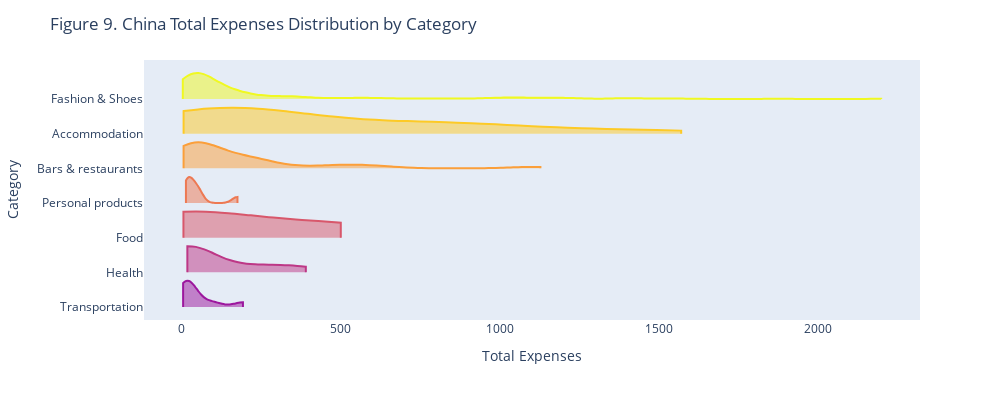

The cell this chart's notebook holds for it:
### Code cell
fig = px.violin(df_china , y='category',x="amount", color = 'category', color_discrete_sequence=px.colors.sequential.Plasma_r)
fig.update_traces(orientation='h', side='positive', width=1.5, points=False,spanmode ='hard')
fig.update_layout(title='Figure 9. China Total Expenses Distribution by Category',xaxis_showgrid=False, xaxis_zeroline=False, yaxis_title='Category', xaxis_title='Total Expenses', yaxis = dict(tickmode='linear'), showlegend=False, width=1000, height=400,violinmode='group')
fig.show()

### Figure 1 — Plotly figure (JSON) as saved in the notebook; plotly's stock layout.template omitted (floating-point values rounded to 4 significant figures; data arrays with more than 128 entries replaced by an {"elided": "..."} marker saying what was removed)
{"data": [{"alignmentgroup": "True", "box": {"visible": false}, "hovertemplate": "category=%{y}<br>amount=%{x}<extra></extra>", "legendgroup": "Fashion & Shoes", "marker": {"color": "#f0f921"}, "name": "Fashion & Shoes", "offsetgroup": "Fashion & Shoes", "orientation": "h", "points": false, "scalegroup": "True", "showlegend": true, "side": "positive", "spanmode": "hard", "type": "violin", "width": 1.5, "x": {"elided": "242 float values"}, "x0": " ", "xaxis": "x", "y": {"elided": "242 str values"}, "y0": " ", "yaxis": "y"}, {"alignmentgroup": "True", "box": {"visible": false}, "hovertemplate": "category=%{y}<br>amount=%{x}<extra></extra>", "legendgroup": "Accommodation", "marker": {"color": "#fdca26"}, "name": "Accommodation", "offsetgroup": "Accommodation", "orientation": "h", "points": false, "scalegroup": "True", "showlegend": true, "side": "positive", "spanmode": "hard", "type": "violin", "width": 1.5, "x": [155.6, 23.98, 865.9, 60, 674.9, 345.2, 5.49, 25.15, 85, 352.4, 1183.0, 692.6, 63.54, 12.99, 786.5, 92.32, 324, 1571.0, 66.99, 865.9, 524, 312.6, 881.4, 210, 242, 363.6, 1000, 1398.0, 114.5, 47.15, 90.15], "x0": " ", "xaxis": "x", "y": ["Accommodation", "Accommodation", "Accommodation", "Accommodation", "Accommodation", "Accommodation", "Accommodation", "Accommodation", "Accommodation", "Accommodation", "Accommodation", "Accommodation", "Accommodation", "Accommodation", "Accommodation", "Accommodation", "Accommodation", "Accommodation", "Accommodation", "Accommodation", "Accommodation", "Accommodation", "Accommodation", "Accommodation", "Accommodation", "Accommodation", "Accommodation", "Accommodation", "Accommodation", "Accommodation", "Accommodation"], "y0": " ", "yaxis": "y"}, {"alignmentgroup": "True", "box": {"visible": false}, "hovertemplate": "category=%{y}<br>amount=%{x}<extra></extra>", "legendgroup": "Bars & restaurants", "marker": {"color": "#fb9f3a"}, "name": "Bars & restaurants", "offsetgroup": "Bars & restaurants", "orientation": "h", "points": false, "scalegroup": "True", "showlegend": true, "side": "positive", "spanmode": "hard", "type": "violin", "width": 1.5, "x": [1084.0, 123, 38.5, 16.26, 205.6, 19.85, 56.86, 56.6, 190.9, 55.97, 610, 53.95, 59.5, 235.5, 25.33, 23.88, 268.3, 16.1, 13.5, 39.75, 113.6, 51.33, 101, 21, 196.8, 240.0, 41.85, 159.2, 473.6, 232.9, 182.2, 60.2, 560.5, 77, 468.3, 7.4, 116.0, 5.4, 227.4, 169, 122.2, 16.04, 93, 88.6, 300, 548.6, 207.7, 22.05, 7.4, 7.5, 12.55, 305.5, 120.2, 620, 1128.0, 78.1, 32.2, 25.56, 12.55, 5.6, 452.6], "x0": " ", "xaxis": "x", "y": ["Bars & restaurants", "Bars & restaurants", "Bars & restaurants", "Bars & restaurants", "Bars & restaurants", "Bars & restaurants", "Bars & restaurants", "Bars & restaurants", "Bars & restaurants", "Bars & restaurants", "Bars & restaurants", "Bars & restaurants", "Bars & restaurants", "Bars & restaurants", "Bars & restaurants", "Bars & restaurants", "Bars & restaurants", "Bars & restaurants", "Bars & restaurants", "Bars & restaurants", "Bars & restaurants", "Bars & restaurants", "Bars & restaurants", "Bars & restaurants", "Bars & restaurants", "Bars & restaurants", "Bars & restaurants", "Bars & restaurants", "Bars & restaurants", "Bars & restaurants", "Bars & restaurants", "Bars & restaurants", "Bars & restaurants", "Bars & restaurants", "Bars & restaurants", "Bars & restaurants", "Bars & restaurants", "Bars & restaurants", "Bars & restaurants", "Bars & restaurants", "Bars & restaurants", "Bars & restaurants", "Bars & restaurants", "Bars & restaurants", "Bars & restaurants", "Bars & restaurants", "Bars & restaurants", "Bars & restaurants", "Bars & restaurants", "Bars & restaurants", "Bars & restaurants", "Bars & restaurants", "Bars & restaurants", "Bars & restaurants", "Bars & restaurants", "Bars & restaurants", "Bars & restaurants", "Bars & restaurants", "Bars & restaurants", "Bars & restaurants", "Bars & restaurants"], "y0": " ", "yaxis": "y"}, {"alignmentgroup": "True", "box": {"visible": false}, "hovertemplate": "category=%{y}<br>amount=%{x}<extra></extra>", "legendgroup": "Personal products", "marker": {"color": "#ed7953"}, "name": "Personal products", "offsetgroup": "Personal products", "orientation": "h", "points": false, "scalegroup": "True", "showlegend": true, "side": "positive", "spanmode": "hard", "type": "violin", "width": 1.5, "x": [50, 12.85, 51, 175, 19, 20, 26.8], "x0": " ", "xaxis": "x", "y": ["Personal products", "Personal products", "Personal products", "Personal products", "Personal products", "Personal products", "Personal products"], "y0": " ", "yaxis": "y"}, {"alignmentgroup": "True", "box": {"visible": false}, "hovertemplate": "category=%{y}<br>amount=%{x}<extra></extra>", "legendgroup": "Food", "marker": {"color": "#d8576b"}, "name": "Food", "offsetgroup": "Food", "orientation": "h", "points": false, "scalegroup": "True", "showlegend": true, "side": "positive", "spanmode": "hard", "type": "violin", "width": 1.5, "x": [5.55, 5, 500], "x0": " ", "xaxis": "x", "y": ["Food", "Food", "Food"], "y0": " ", "yaxis": "y"}, {"alignmentgroup": "True", "box": {"visible": false}, "hovertemplate": "category=%{y}<br>amount=%{x}<extra></extra>", "legendgroup": "Health", "marker": {"color": "#bd3786"}, "name": "Health", "offsetgroup": "Health", "orientation": "h", "points": false, "scalegroup": "True", "showlegend": true, "side": "positive", "spanmode": "hard", "type": "violin", "width": 1.5, "x": [17.35, 17.76, 190.1, 289.1, 23.7, 18.69, 21.45, 25.4, 390, 17.42], "x0": " ", "xaxis": "x", "y": ["Health", "Health", "Health", "Health", "Health", "Health", "Health", "Health", "Health", "Health"], "y0": " ", "yaxis": "y"}, {"alignmentgroup": "True", "box": {"visible": false}, "hovertemplate": "category=%{y}<br>amount=%{x}<extra></extra>", "legendgroup": "Transportation", "marker": {"color": "#9c179e"}, "name": "Transportation", "offsetgroup": "Transportation", "orientation": "h", "points": false, "scalegroup": "True", "showlegend": true, "side": "positive", "spanmode": "hard", "type": "violin", "width": 1.5, "x": [192.2, 8, 35.01, 22.3, 10.1, 96.1, 4, 26.05], "x0": " ", "xaxis": "x", "y": ["Transportation", "Transportation", "Transportation", "Transportation", "Transportation", "Transportation", "Transportation", "Transportation"], "y0": " ", "yaxis": "y"}], "layout": {"height": 400, "legend": {"title": {"text": "category"}, "tracegroupgap": 0}, "margin": {"t": 60}, "showlegend": false, "title": {"text": "Figure 9. China Total Expenses Distribution by Category"}, "violinmode": "group", "width": 1000, "xaxis": {"anchor": "y", "domain": [0, 1], "showgrid": false, "title": {"text": "Total Expenses"}, "zeroline": false}, "yaxis": {"anchor": "x", "categoryarray": ["Transportation", "Health", "Food", "Personal products", "Bars & restaurants", "Accommodation", "Fashion & Shoes"], "categoryorder": "array", "domain": [0, 1], "tickmode": "linear", "title": {"text": "Category"}}}}
